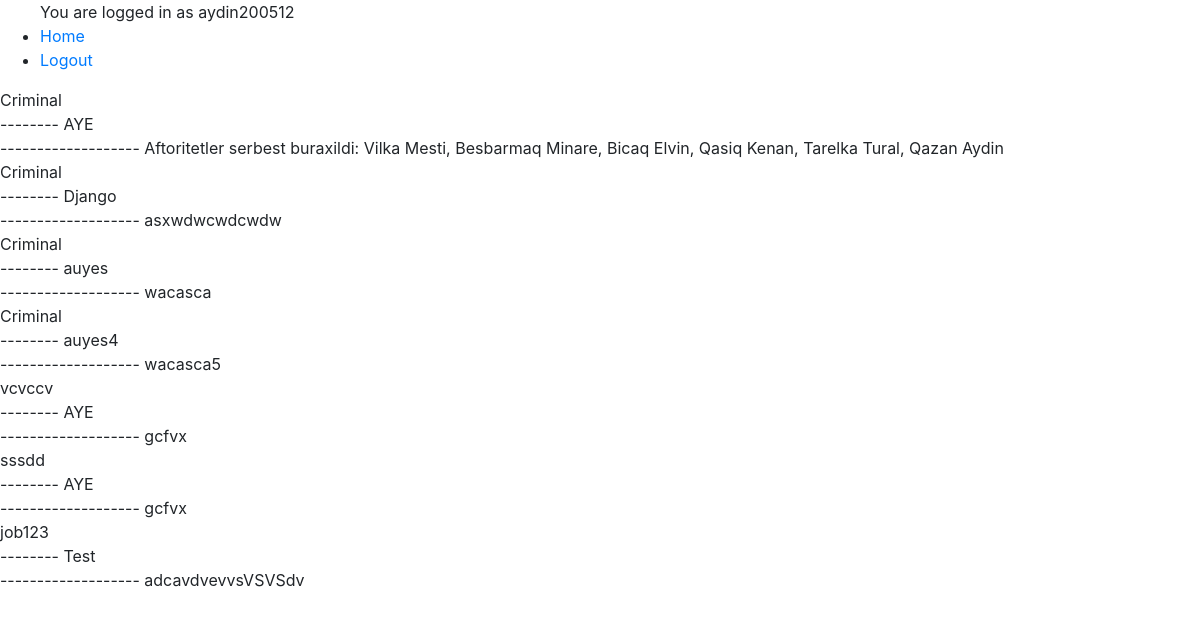
/ (signed in), run on the app's committed database.
### myapp/models.py (models this page shows)
class Category(models.Model):
    name = models.CharField(max_length=255)
    created_at = models.DateTimeField(auto_now_add=True)
    update_at = models.DateTimeField(auto_now=True)
    def __str__(self):
        return f'{self.name}'

class Post(models.Model):
    title = models.CharField(max_length=255)
    content = models.TextField()
    image = models.FileField(upload_to='post_images')
    category = models.ForeignKey('Category', related_name='posts', on_delete=models.CASCADE)
    created_at = models.DateTimeField(auto_now_add=True)
    update_at = models.DateTimeField(auto_now=True)

### myapp/views.py (the view)
# urls.py: path('', HomePageView.as_view(), name='index'),
class HomePageView(ListView):
    model = Post
    template_name = 'index.html'
    context_object_name = 'post_list'
    cat = Category
    def get_context_data(self, *args, **kwargs):
        context = super().get_context_data(**kwargs)
        context['category_list'] = Category.objects.all()
        return context

### myapp/templates/index.html
{% extends 'base.html' %}
{% block body %}
    <div>
    <ul>
        {% if request.user.is_authenticated %}
            You are logged in as {{ user }}
        {% else %}
            You are not logged in.
        {% endif %}
        <li><a href="/">Home</a></li>
        {% if request.user.is_authenticated %}
        <li><a href="accounts/logout">Logout</a></li>
        {% else %}
        <li><a href="accounts/register">Register</a></li>
        <li><a href="accounts/login">Login</a></li>
        {% endif %}
    </ul>
    </div>
    {% if request.user.is_authenticated %}
        {% for cat_obj in category_list %}
            {% for post_obj in cat_obj.posts.all %}
                    {{ cat_obj }}
                <br>--------
                {{ post_obj.title }}<br>
                -------------------
                {{ post_obj.content }}
                <br>
            {% endfor %}
        {% endfor %}
    {% endif %}
{% endblock body %}

### myapp/templates/base.html (shortened to what this page needs)
<!DOCTYPE html>
<html lang="en">
<head>
    <link rel="stylesheet" href="https://stackpath.bootstrapcdn.com/bootstrap/4.5.2/css/bootstrap.min.css">
</head>
<body>
    {% block body %}
    {% endblock body %}
</body>
</html>

### data on the page
Category: name "Criminal"
Post: title "AYE", content "Aftoritetler serbest buraxildi: Vilka Mesti, Besbarmaq Minare, Bicaq Elvin, Qasiq Kenan, Tarelka Tural, Qazan Aydin"
Post: title "Django", content "asxwdwcwdcwdw"
Post: title "auyes", content "wacasca"
Post: title "auyes4", content "wacasca5"
Category: name "vcvccv"
Post: title "AYE", content "gcfvx"
Category: name "sssdd"
Post: title "AYE", content "gcfvx"
Category: name "job123"
Post: title "Test", content "adcavdvevvsVSVSdv"

### other printed values
{{ user }} "aydin200512"
